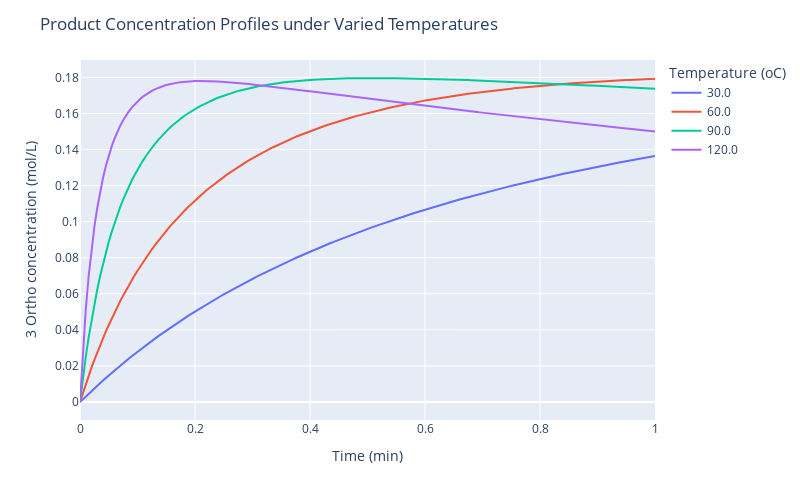

Notebook code for this chart:
### Code cell
# Target product concentration profiles under varied temperatures
# At a lower temperature, the reaction rate is slow and 1 dfnb is enough for reaction 1 to compete with reaction 3
# At a higher temperature, side reaction 3 can decrease the concentration of ortho 3 after it reaches the highest concentration
operation_params = {
    ("Temperature", None, None, None, None): [30.0, 60.0, 90.0, 120.0],
    ("Residence_Time", None, None, None, None): 1,
    ("Concentration", None, 0, None, 1): 0.4,
}
pyrrolidine_snar.plot_product_profile_with_temperatures(operation_params)

### Figure 1 — Plotly figure (JSON) as saved in the notebook; plotly's stock layout.template omitted (floating-point values rounded to 4 significant figures; data arrays with more than 128 entries replaced by an {"elided": "..."} marker saying what was removed)
{"data": [{"hovertemplate": "Temperature (oC)=30.0<br>Time (min)=%{x}<br>3 Ortho concentration (mol/L)=%{y}<extra></extra>", "legendgroup": "30.0", "line": {"color": "#636efa", "dash": "solid"}, "marker": {"symbol": "circle"}, "mode": "lines", "name": "30.0", "orientation": "v", "showlegend": true, "type": "scatter", "x": {"elided": "201 float values"}, "xaxis": "x", "y": {"elided": "201 float values"}, "yaxis": "y"}, {"hovertemplate": "Temperature (oC)=60.0<br>Time (min)=%{x}<br>3 Ortho concentration (mol/L)=%{y}<extra></extra>", "legendgroup": "60.0", "line": {"color": "#EF553B", "dash": "solid"}, "marker": {"symbol": "circle"}, "mode": "lines", "name": "60.0", "orientation": "v", "showlegend": true, "type": "scatter", "x": {"elided": "201 float values"}, "xaxis": "x", "y": {"elided": "201 float values"}, "yaxis": "y"}, {"hovertemplate": "Temperature (oC)=90.0<br>Time (min)=%{x}<br>3 Ortho concentration (mol/L)=%{y}<extra></extra>", "legendgroup": "90.0", "line": {"color": "#00cc96", "dash": "solid"}, "marker": {"symbol": "circle"}, "mode": "lines", "name": "90.0", "orientation": "v", "showlegend": true, "type": "scatter", "x": {"elided": "201 float values"}, "xaxis": "x", "y": {"elided": "201 float values"}, "yaxis": "y"}, {"hovertemplate": "Temperature (oC)=120.0<br>Time (min)=%{x}<br>3 Ortho concentration (mol/L)=%{y}<extra></extra>", "legendgroup": "120.0", "line": {"color": "#ab63fa", "dash": "solid"}, "marker": {"symbol": "circle"}, "mode": "lines", "name": "120.0", "orientation": "v", "showlegend": true, "type": "scatter", "x": {"elided": "201 float values"}, "xaxis": "x", "y": {"elided": "201 float values"}, "yaxis": "y"}], "layout": {"height": 500, "legend": {"title": {"text": "Temperature (oC)"}, "tracegroupgap": 0}, "margin": {"t": 60}, "title": {"text": "Product Concentration Profiles under Varied Temperatures"}, "width": 800, "xaxis": {"anchor": "y", "domain": [0, 1], "title": {"text": "Time (min)"}}, "yaxis": {"anchor": "x", "domain": [0, 1], "title": {"text": "3 Ortho concentration (mol/L)"}}}}
